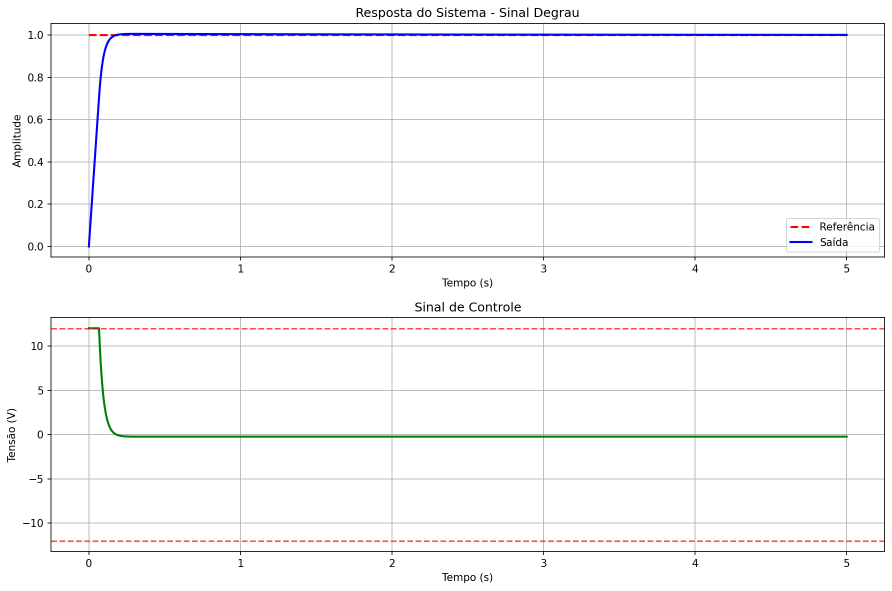
#> input picture codes/otimizacao/plots/plots_malha_fechada/degrau.png, 1784 x 1181 px, found by its file name (shown at 1/2 size)
$ python junta-plot.py
#> lines starting #> are read from the running program, lines starting #| are printed output that depends on the picture
from PIL import Image
import os

# Diretórios
dir_mf = '/Users/luryand/Documents/PID2024-2/codes/otimizacao/plots/plots_malha_fechada'
dir_ma = '/Users/luryand/Documents/PID2024-2/codes/otimizacao/plots/plots_malha_aberta'
dir_output = '/Users/luryand/Documents/PID2024-2/codes/otimizacao/plots/plots_combinados'

# Criar diretório de saída se não existir
os.makedirs(dir_output, exist_ok=True)

# Mapear os arquivos correspondentes
pares = [
    ('degrau.png', 'degrau_combinado.png'),
    ('senoidal.png', 'senoidal_combinado.png'),
    ('quadrada.png', 'quadrada_combinado.png'),
    ('dente_de_serra.png', 'dente_serra_combinado.png'),
    ('aleatório.png', 'aleatorio_combinado.png')
]

for arquivo_original, arquivo_saida in pares:
    try:
        # Carregar imagens
        img_mf = Image.open(os.path.join(dir_mf, arquivo_original))
#> img_mf is the input picture: PIL image 1784x1181 RGBA; mean R, G, B, A 249, 248.7, 249.2, 255
        img_ma = Image.open(os.path.join(dir_ma, arquivo_original))
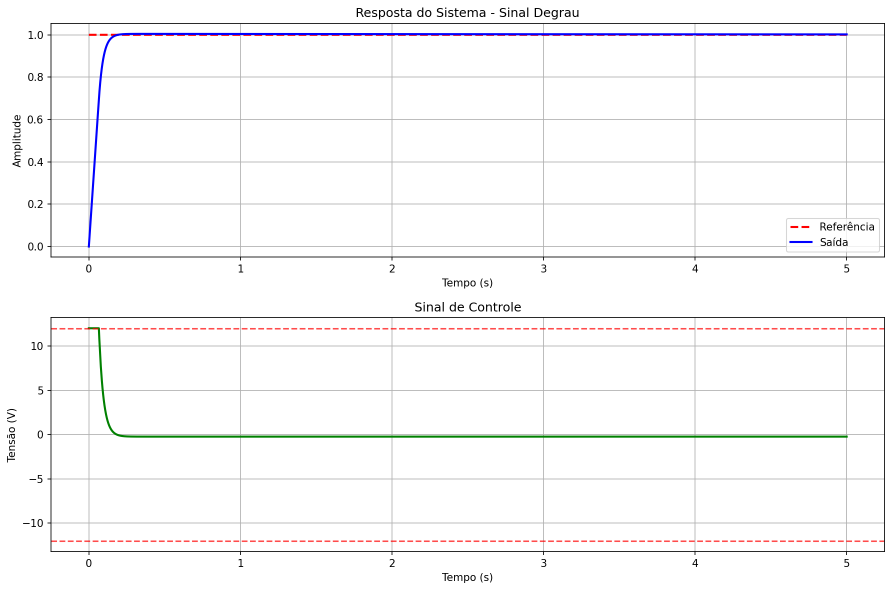
#> input picture codes/otimizacao/plots/degrau.png, 1784 x 1181 px, found by its file name (shown at 1/2 size)
#> img_ma is the input picture: PIL image 1784x1181 RGBA; mean R, G, B, A 249, 248.6, 249.2, 255

        # Redimensionar para mesma altura se necessário
        if img_mf.size[1] != img_ma.size[1]:
            nova_altura = max(img_mf.size[1], img_ma.size[1])
            img_mf = img_mf.resize((int(img_mf.size[0] * nova_altura / img_mf.size[1]), nova_altura))
            img_ma = img_ma.resize((int(img_ma.size[0] * nova_altura / img_ma.size[1]), nova_altura))

        # Criar imagem combinada (lado a lado)
        largura_total = img_mf.size[0] + img_ma.size[0]
#> largura_total = 3568
        altura = img_mf.size[1]
#> altura = 1181
        img_combinada = Image.new('RGB', (largura_total, altura), 'white')
#> img_combinada: PIL image 3568x1181 RGB; every value is 255

        # Colar imagens (MF esquerda, MA direita)
        img_combinada.paste(img_mf, (0, 0))
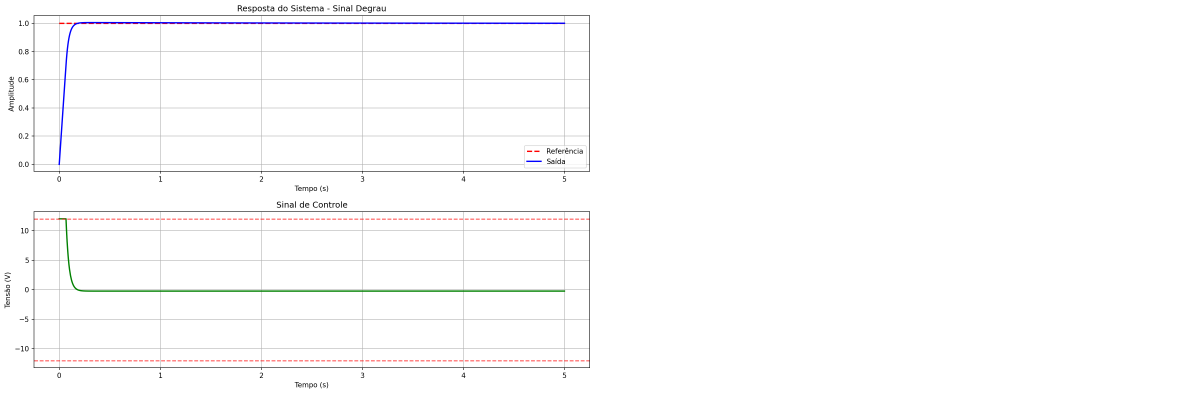
#> img_combinada: PIL image 3568x1181 RGB (shown at 1/3 size); mean R, G, B 252, 251.8, 252.1
        img_combinada.paste(img_ma, (img_mf.size[0], 0))
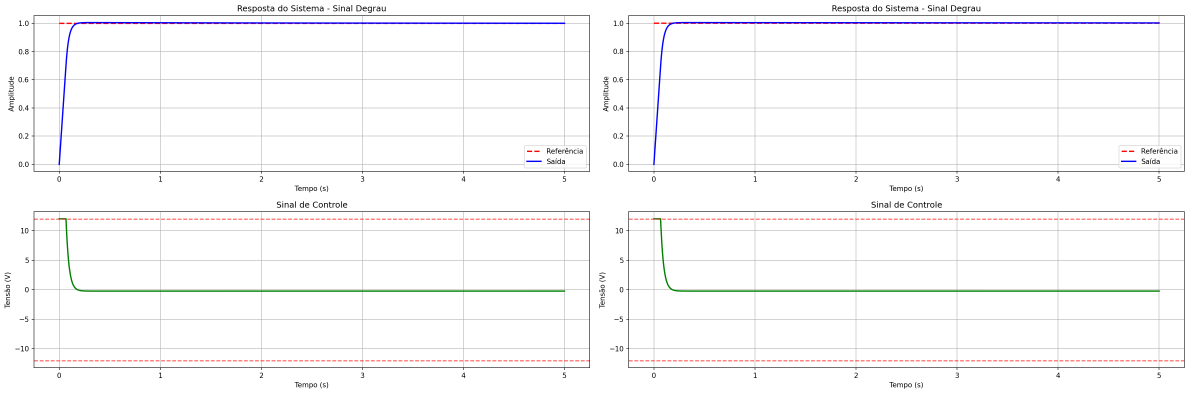
#> img_combinada: PIL image 3568x1181 RGB (shown at 1/3 size); mean R, G, B 249, 248.7, 249.2

        # Salvar
        caminho_saida = os.path.join(dir_output, arquivo_saida)
        img_combinada.save(caminho_saida)
        print(f'✅ Criado: {arquivo_saida}')

    except FileNotFoundError as e:
        print(f'❌ Erro: Arquivo não encontrado - {arquivo_original}')
    except Exception as e:
        print(f'❌ Erro ao processar {arquivo_original}: {e}')
#> pass 2 of the loop `for arquivo_original, arquivo_saida in pares:`:
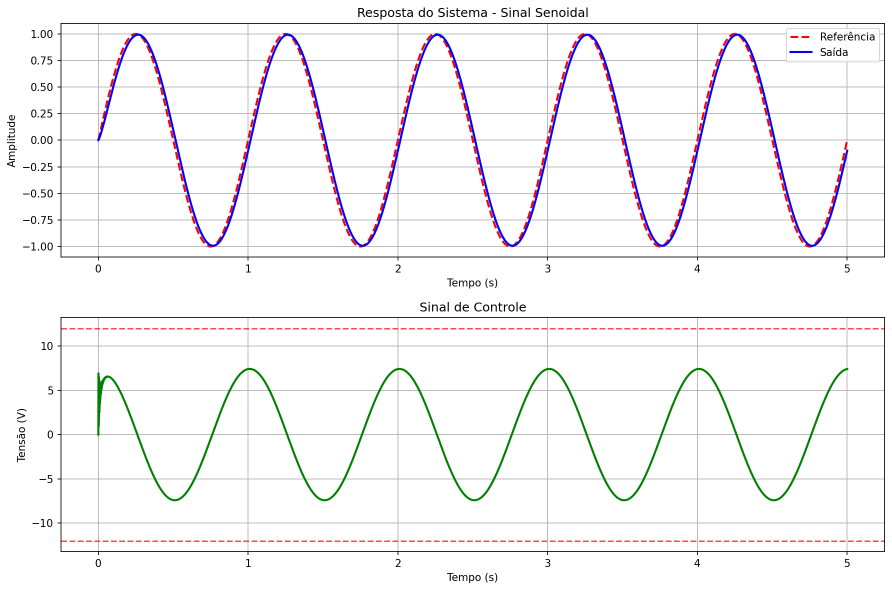
#> input picture codes/otimizacao/plots/senoidal.png, 1784 x 1181 px, found by its file name (shown at 1/2 size)
#> img_mf is the input picture: PIL image 1784x1181 RGBA; mean R, G, B, A 246.4, 245.1, 246.6, 255
#> `img_combinada.paste(img_mf, (0, 0))`:
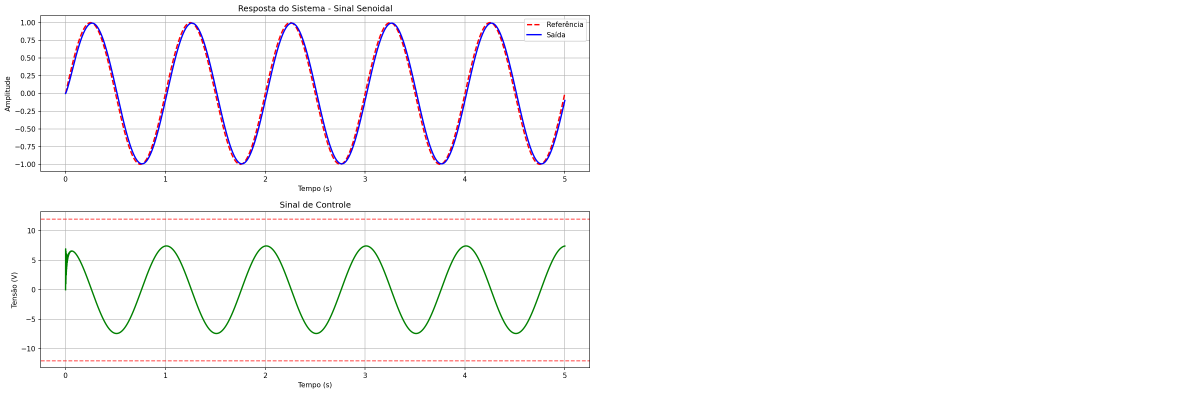
#> img_combinada: PIL image 3568x1181 RGB (shown at 1/3 size); mean R, G, B 250.7, 250.1, 250.8
#> `img_combinada.paste(img_ma, (img_mf.size[0], 0))`:
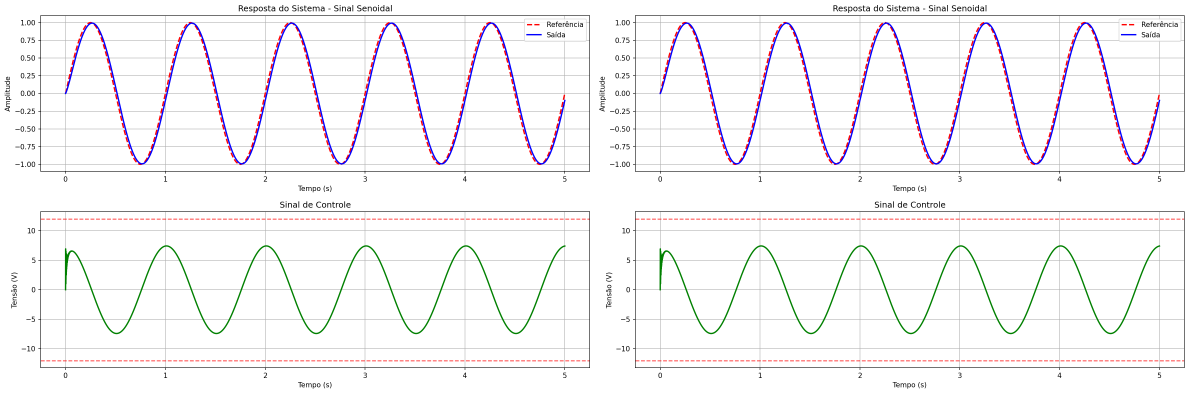
#> img_combinada: PIL image 3568x1181 RGB (shown at 1/3 size); mean R, G, B 246.4, 245.1, 246.6
#> pass 3 of the loop `for arquivo_original, arquivo_saida in pares:`:
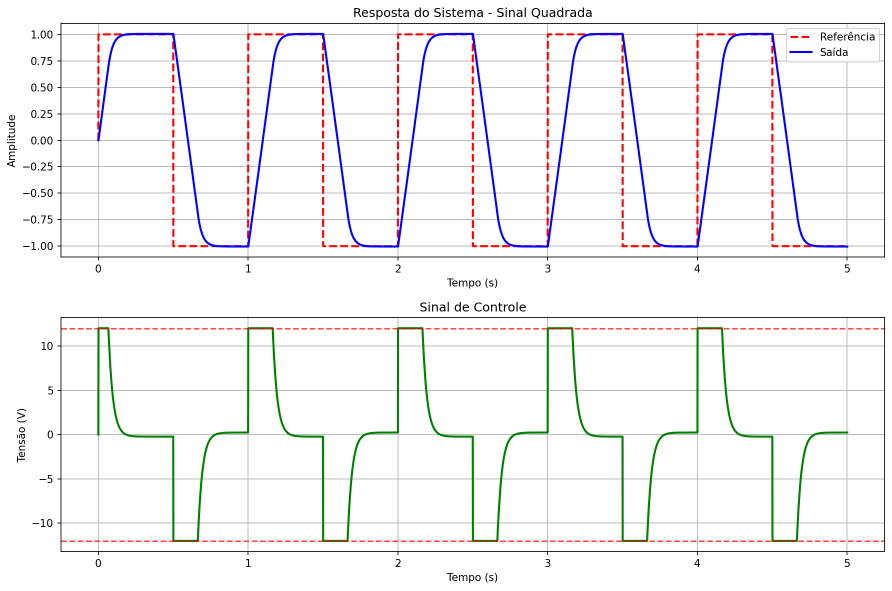
#> input picture codes/otimizacao/plots/quadrada.png, 1784 x 1181 px, found by its file name (shown at 1/2 size)
#> img_mf is the input picture: PIL image 1784x1181 RGBA; mean R, G, B, A 245.5, 244.5, 245.7, 255
#> `img_combinada.paste(img_mf, (0, 0))`:
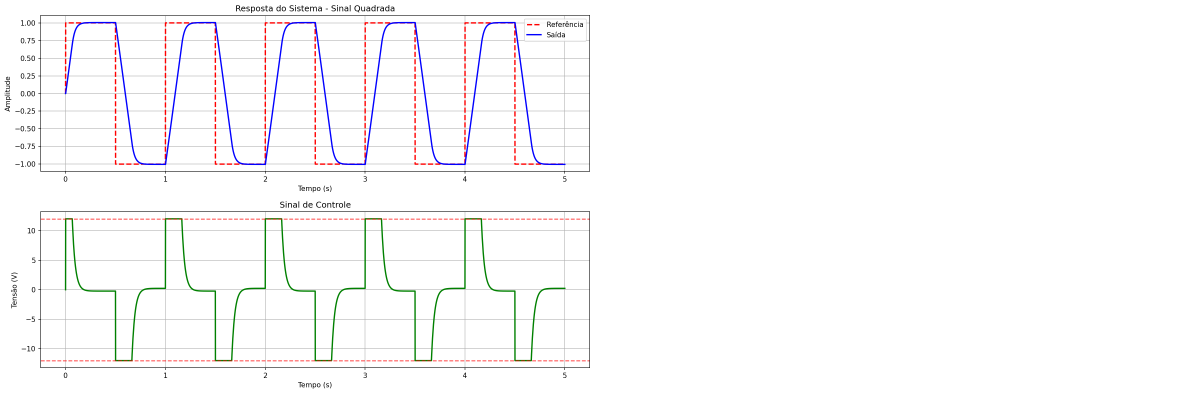
#> img_combinada: PIL image 3568x1181 RGB (shown at 1/3 size); mean R, G, B 250.2, 249.8, 250.3
#> `img_combinada.paste(img_ma, (img_mf.size[0], 0))`:
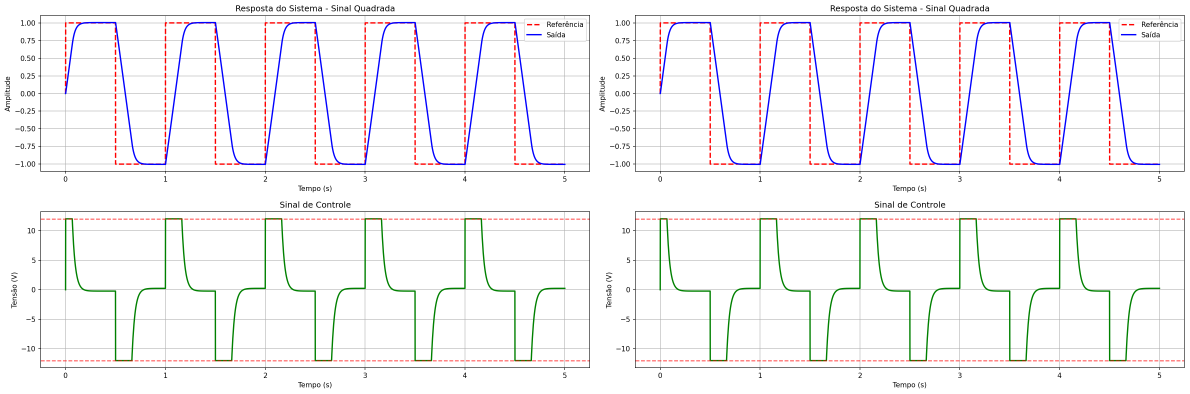
#> img_combinada: PIL image 3568x1181 RGB (shown at 1/3 size); mean R, G, B 245.5, 244.5, 245.7
#> the loop made 5 passes; the first 3 are shown

print(f'\n📁 Imagens combinadas salvas em: {dir_output}')
